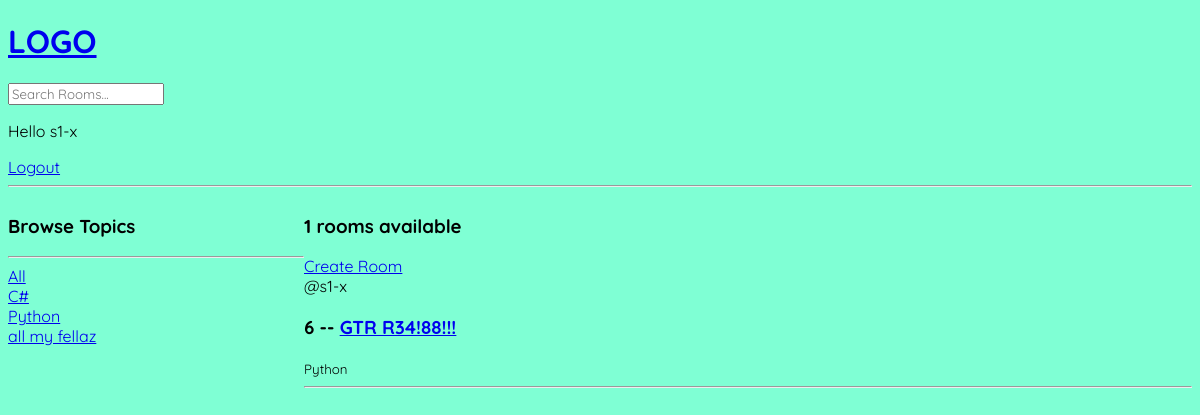
The app's page /?q=Python (signed in) with its own data.
### base/models.py (models this page shows, shortened)
class Topic(models.Model):
    name = models.CharField(max_length=200)

class Room(models.Model):
    host = models.ForeignKey(User, on_delete=models.SET_NULL, null=True)
    topic = models.ForeignKey(Topic, on_delete=models.SET_NULL, null=True)
    name = models.CharField(max_length=200)
    description = models.TextField(null=True, blank=True)
    participants = models.ManyToManyField(User, related_name='participants', blank=True)
    updated = models.DateTimeField(auto_now=True)
    created = models.DateTimeField(auto_now_add=True)
    class Meta:
        ordering = ['-updated', '-created']

### base/views.py (the view)
# urls.py: path('', views.home, name="home"),
def home(request):
    q = request.GET.get('q') if request.GET.get('q') != None else ''
    rooms = Room.objects.filter(
        Q(topic__name__icontains= q) |
        Q(name__icontains=q) |
        Q(description__icontains=q)
    )
    topics = Topic.objects.all()
    room_count = rooms.count()
    room_messages = Message.objects.filter(Q(room__topic__name__icontains=q))
    context = {'rooms': rooms, 'topics': topics, 'room_count': room_count, 'room_messages': room_messages}
    return render(request, 'base/home.html', context)

### base/templates/base/home.html (shortened to what this page needs)
{% extends 'main.html' %}
<!-- {% load static %}
{% block content %}
<div class="home-container">
    <aside>
        <h3>Browse Topics</h3>
        <hr>
        <div>
            <a href="{% url 'home' %}">All</a>
        </div>
        {% for topic in topics %}
            <div>
                <a href="{% url 'home' %}?q={{topic.name}}">{{topic.name}}</a>
            </div>
        {% endfor %}
    </aside>
    <div>
        <h3>{{room_count}} rooms available</h3>
        <a href="{% url 'create-room' %}">Create Room</a>
        <div>
            {% for room in rooms %}
            <div>
                <span>@{{room.host.username}}</span>
                <h3>{{room.id}} -- <a href="{% url 'room' room.id %}">{{room.name}}</a></h3>
                <small>{{room.topic.name}}</small>
                <hr>
            </div>
            {% endfor %}
        </div>
    </div>
</div>
{% endblock content %}

### templates/navbar.html
<a href="/">
    <h1>LOGO</h1>
</a>
<form method="GET" action="{% url 'home' %}">
    <input type="text" name="q" placeholder="Search Rooms...">
</form>
{% if request.user.is_authenticated %}
<p>Hello {{request.user}}</p>
<a href="{% url 'logout' %}">Logout</a>
{% else %}
<a href="{% url 'login' %}">Login</a>
{% endif %}
<hr>

### static/CSS/styles.css (style rules this page uses)
body { background-color: aquamarine; }
* { font-family: "Quicksand", serif; line-height: normal; list-style-type: none; }

### base/templates/base/home.html (style rules this page uses)
.home-container { display: grid; grid-template-columns: 1fr 3fr; }

### records on screen
Topic: name "C#"
Topic: name "Python"
Topic: name "all my fellaz"
Room: host.username "s1-x", id "6", name "GTR R34!88!!!", topic.name "Python"

### other values on screen
{{ request.user }} "s1-x"
{{ room_count }} "1"
